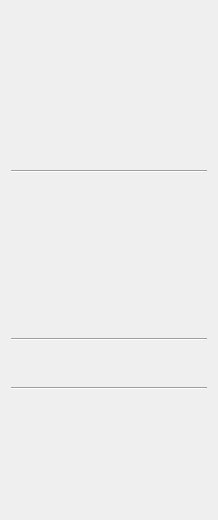
<?xml version="1.0" encoding="UTF-8"?>
<ui version="4.0">
 <class>OknoStatusowe</class>
 <widget class="QWidget" name="OknoStatusowe">
  <property name="geometry">
   <rect>
    <x>0</x>
    <y>0</y>
    <width>218</width>
    <height>520</height>
   </rect>
  </property>
  <property name="sizePolicy">
   <sizepolicy hsizetype="Fixed" vsizetype="Expanding">
    <horstretch>0</horstretch>
    <verstretch>0</verstretch>
   </sizepolicy>
  </property>
  <property name="minimumSize">
   <size>
    <width>120</width>
    <height>425</height>
   </size>
  </property>
  <property name="maximumSize">
   <size>
    <width>500</width>
    <height>520</height>
   </size>
  </property>
  <property name="windowTitle">
   <string>Form</string>
  </property>
  <layout class="QVBoxLayout" name="verticalLayout">
   <item>
    <widget class="StanCzujnika" name="zawor1" native="true">
     <property name="sizePolicy">
      <sizepolicy hsizetype="Fixed" vsizetype="Fixed">
       <horstretch>0</horstretch>
       <verstretch>0</verstretch>
      </sizepolicy>
     </property>
     <property name="minimumSize">
      <size>
       <width>120</width>
       <height>35</height>
      </size>
     </property>
     <property name="maximumSize">
      <size>
       <width>1000</width>
       <height>35</height>
      </size>
     </property>
    </widget>
   </item>
   <item>
    <widget class="StanCzujnika" name="zawor2" native="true">
     <property name="sizePolicy">
      <sizepolicy hsizetype="Fixed" vsizetype="Fixed">
       <horstretch>0</horstretch>
       <verstretch>0</verstretch>
      </sizepolicy>
     </property>
     <property name="minimumSize">
      <size>
       <width>120</width>
       <height>35</height>
      </size>
     </property>
     <property name="maximumSize">
      <size>
       <width>1000</width>
       <height>35</height>
      </size>
     </property>
    </widget>
   </item>
   <item>
    <widget class="StanCzujnika" name="zawor3" native="true">
     <property name="sizePolicy">
      <sizepolicy hsizetype="Fixed" vsizetype="Fixed">
       <horstretch>0</horstretch>
       <verstretch>0</verstretch>
      </sizepolicy>
     </property>
     <property name="minimumSize">
      <size>
       <width>120</width>
       <height>35</height>
      </size>
     </property>
     <property name="maximumSize">
      <size>
       <width>1000</width>
       <height>35</height>
      </size>
     </property>
    </widget>
   </item>
   <item>
    <widget class="StanCzujnika" name="zawor4" native="true">
     <property name="sizePolicy">
      <sizepolicy hsizetype="Fixed" vsizetype="Fixed">
       <horstretch>0</horstretch>
       <verstretch>0</verstretch>
      </sizepolicy>
     </property>
     <property name="minimumSize">
      <size>
       <width>120</width>
       <height>35</height>
      </size>
     </property>
     <property name="maximumSize">
      <size>
       <width>1000</width>
       <height>35</height>
      </size>
     </property>
    </widget>
   </item>
   <item>
    <widget class="Line" name="line2">
     <property name="orientation">
      <enum>Qt::Horizontal</enum>
     </property>
    </widget>
   </item>
   <item>
    <widget class="StanCzujnika" name="zawor5" native="true">
     <property name="sizePolicy">
      <sizepolicy hsizetype="Fixed" vsizetype="Fixed">
       <horstretch>0</horstretch>
       <verstretch>0</verstretch>
      </sizepolicy>
     </property>
     <property name="minimumSize">
      <size>
       <width>120</width>
       <height>35</height>
      </size>
     </property>
     <property name="maximumSize">
      <size>
       <width>1000</width>
       <height>35</height>
      </size>
     </property>
    </widget>
   </item>
   <item>
    <widget class="StanCzujnika" name="zawor6" native="true">
     <property name="sizePolicy">
      <sizepolicy hsizetype="Fixed" vsizetype="Fixed">
       <horstretch>0</horstretch>
       <verstretch>0</verstretch>
      </sizepolicy>
     </property>
     <property name="minimumSize">
      <size>
       <width>120</width>
       <height>35</height>
      </size>
     </property>
     <property name="maximumSize">
      <size>
       <width>1000</width>
       <height>35</height>
      </size>
     </property>
    </widget>
   </item>
   <item>
    <widget class="StanCzujnika" name="zawor7" native="true">
     <property name="sizePolicy">
      <sizepolicy hsizetype="Fixed" vsizetype="Fixed">
       <horstretch>0</horstretch>
       <verstretch>0</verstretch>
      </sizepolicy>
     </property>
     <property name="minimumSize">
      <size>
       <width>120</width>
       <height>35</height>
      </size>
     </property>
     <property name="maximumSize">
      <size>
       <width>1000</width>
       <height>35</height>
      </size>
     </property>
    </widget>
   </item>
   <item>
    <widget class="StanCzujnika" name="zawor8" native="true">
     <property name="sizePolicy">
      <sizepolicy hsizetype="Fixed" vsizetype="Fixed">
       <horstretch>0</horstretch>
       <verstretch>0</verstretch>
      </sizepolicy>
     </property>
     <property name="minimumSize">
      <size>
       <width>120</width>
       <height>35</height>
      </size>
     </property>
     <property name="maximumSize">
      <size>
       <width>1000</width>
       <height>35</height>
      </size>
     </property>
    </widget>
   </item>
   <item>
    <widget class="Line" name="line3">
     <property name="orientation">
      <enum>Qt::Horizontal</enum>
     </property>
    </widget>
   </item>
   <item>
    <widget class="StanCzujnika" name="pilot" native="true">
     <property name="sizePolicy">
      <sizepolicy hsizetype="Fixed" vsizetype="Fixed">
       <horstretch>0</horstretch>
       <verstretch>0</verstretch>
      </sizepolicy>
     </property>
     <property name="minimumSize">
      <size>
       <width>120</width>
       <height>35</height>
      </size>
     </property>
     <property name="maximumSize">
      <size>
       <width>100</width>
       <height>35</height>
      </size>
     </property>
    </widget>
   </item>
   <item>
    <widget class="Line" name="line">
     <property name="orientation">
      <enum>Qt::Horizontal</enum>
     </property>
    </widget>
   </item>
   <item>
    <widget class="StanCzujnika" name="usb6210" native="true">
     <property name="sizePolicy">
      <sizepolicy hsizetype="Fixed" vsizetype="Fixed">
       <horstretch>0</horstretch>
       <verstretch>0</verstretch>
      </sizepolicy>
     </property>
     <property name="minimumSize">
      <size>
       <width>120</width>
       <height>35</height>
      </size>
     </property>
     <property name="maximumSize">
      <size>
       <width>1000</width>
       <height>35</height>
      </size>
     </property>
    </widget>
   </item>
   <item>
    <widget class="StanCzujnika" name="usb6501" native="true">
     <property name="sizePolicy">
      <sizepolicy hsizetype="Fixed" vsizetype="Fixed">
       <horstretch>0</horstretch>
       <verstretch>0</verstretch>
      </sizepolicy>
     </property>
     <property name="minimumSize">
      <size>
       <width>120</width>
       <height>35</height>
      </size>
     </property>
     <property name="maximumSize">
      <size>
       <width>1000</width>
       <height>35</height>
      </size>
     </property>
    </widget>
   </item>
   <item>
    <widget class="StanCzujnika" name="dozownik" native="true">
     <property name="sizePolicy">
      <sizepolicy hsizetype="Fixed" vsizetype="Fixed">
       <horstretch>0</horstretch>
       <verstretch>0</verstretch>
      </sizepolicy>
     </property>
     <property name="minimumSize">
      <size>
       <width>120</width>
       <height>35</height>
      </size>
     </property>
     <property name="maximumSize">
      <size>
       <width>1000</width>
       <height>35</height>
      </size>
     </property>
    </widget>
   </item>
   <item>
    <spacer name="verticalSpacer">
     <property name="orientation">
      <enum>Qt::Vertical</enum>
     </property>
     <property name="sizeHint" stdset="0">
      <size>
       <width>280</width>
       <height>2</height>
      </size>
     </property>
    </spacer>
   </item>
  </layout>
 </widget>
 <customwidgets>
  <customwidget>
   <class>StanCzujnika</class>
   <extends>QWidget</extends>
   <header>stanczujnika.h</header>
   <container>1</container>
  </customwidget>
 </customwidgets>
 <resources/>
 <connections/>
</ui>
